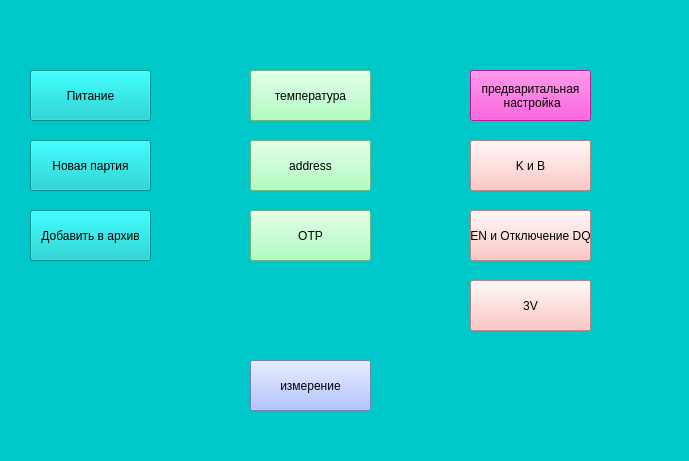
<?xml version="1.0" encoding="UTF-8"?>
<ui version="4.0">
 <class>CommandsOneWireOldWindow</class>
 <widget class="QMainWindow" name="CommandsOneWireOldWindow">
  <property name="geometry">
   <rect>
    <x>0</x>
    <y>0</y>
    <width>689</width>
    <height>461</height>
   </rect>
  </property>
  <property name="minimumSize">
   <size>
    <width>689</width>
    <height>461</height>
   </size>
  </property>
  <property name="maximumSize">
   <size>
    <width>689</width>
    <height>461</height>
   </size>
  </property>
  <property name="windowTitle">
   <string>MainWindow</string>
  </property>
  <property name="styleSheet">
   <string notr="true">background-color: rgb(0, 200, 200);</string>
  </property>
  <widget class="QWidget" name="centralwidget">
   <widget class="QPushButton" name="vddButton">
    <property name="geometry">
     <rect>
      <x>30</x>
      <y>70</y>
      <width>121</width>
      <height>51</height>
     </rect>
    </property>
    <property name="styleSheet">
     <string notr="true"/>
    </property>
    <property name="text">
     <string>Питание</string>
    </property>
   </widget>
   <widget class="QPushButton" name="newPartButton">
    <property name="geometry">
     <rect>
      <x>30</x>
      <y>140</y>
      <width>121</width>
      <height>51</height>
     </rect>
    </property>
    <property name="text">
     <string>Новая партия</string>
    </property>
   </widget>
   <widget class="QPushButton" name="addArchiveButton">
    <property name="geometry">
     <rect>
      <x>30</x>
      <y>210</y>
      <width>121</width>
      <height>51</height>
     </rect>
    </property>
    <property name="text">
     <string>Добавить в архив</string>
    </property>
   </widget>
   <widget class="QPushButton" name="startWorkButton">
    <property name="geometry">
     <rect>
      <x>470</x>
      <y>70</y>
      <width>121</width>
      <height>51</height>
     </rect>
    </property>
    <property name="styleSheet">
     <string notr="true">background-color: rgb(255, 41, 209);</string>
    </property>
    <property name="text">
     <string>предваритальная
 настройка</string>
    </property>
   </widget>
   <widget class="QPushButton" name="readTempButton">
    <property name="geometry">
     <rect>
      <x>250</x>
      <y>70</y>
      <width>121</width>
      <height>51</height>
     </rect>
    </property>
    <property name="styleSheet">
     <string notr="true">background-color: rgb(152, 255, 176);</string>
    </property>
    <property name="text">
     <string>температура</string>
    </property>
   </widget>
   <widget class="QPushButton" name="readAddressButton">
    <property name="geometry">
     <rect>
      <x>250</x>
      <y>140</y>
      <width>121</width>
      <height>51</height>
     </rect>
    </property>
    <property name="styleSheet">
     <string notr="true">background-color: rgb(152, 255, 176);</string>
    </property>
    <property name="text">
     <string>address</string>
    </property>
   </widget>
   <widget class="QPushButton" name="readOTPButton">
    <property name="geometry">
     <rect>
      <x>250</x>
      <y>210</y>
      <width>121</width>
      <height>51</height>
     </rect>
    </property>
    <property name="styleSheet">
     <string notr="true">background-color: rgb(152, 255, 176);</string>
    </property>
    <property name="text">
     <string>OTP</string>
    </property>
   </widget>
   <widget class="QPushButton" name="writeKAndBButton">
    <property name="geometry">
     <rect>
      <x>470</x>
      <y>140</y>
      <width>121</width>
      <height>51</height>
     </rect>
    </property>
    <property name="styleSheet">
     <string notr="true">background-color: rgb(255, 183, 180);</string>
    </property>
    <property name="text">
     <string>K и B</string>
    </property>
   </widget>
   <widget class="QPushButton" name="write3VButton">
    <property name="geometry">
     <rect>
      <x>470</x>
      <y>280</y>
      <width>121</width>
      <height>51</height>
     </rect>
    </property>
    <property name="styleSheet">
     <string notr="true">background-color: rgb(255, 183, 180);</string>
    </property>
    <property name="text">
     <string>3V</string>
    </property>
   </widget>
   <widget class="QPushButton" name="writeENButton">
    <property name="geometry">
     <rect>
      <x>470</x>
      <y>210</y>
      <width>121</width>
      <height>51</height>
     </rect>
    </property>
    <property name="styleSheet">
     <string notr="true">background-color: rgb(255, 183, 180);</string>
    </property>
    <property name="text">
     <string>EN и Отключение DQ</string>
    </property>
   </widget>
   <widget class="QPushButton" name="startButton">
    <property name="geometry">
     <rect>
      <x>250</x>
      <y>360</y>
      <width>121</width>
      <height>51</height>
     </rect>
    </property>
    <property name="styleSheet">
     <string notr="true">background-color: rgb(156, 179, 255);</string>
    </property>
    <property name="text">
     <string>измерение</string>
    </property>
   </widget>
  </widget>
  <widget class="QStatusBar" name="statusbar"/>
 </widget>
 <resources/>
 <connections/>
</ui>
